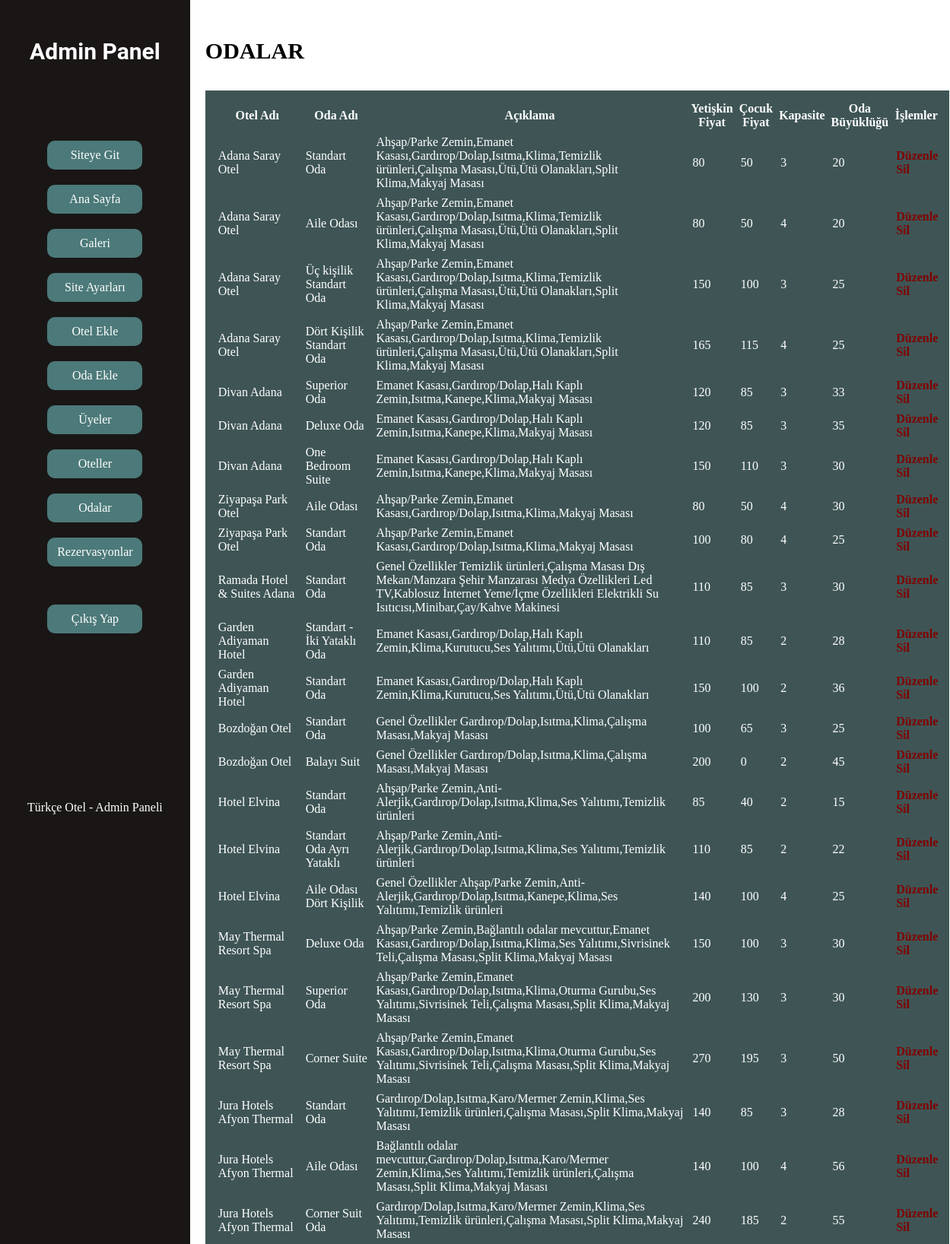
Screenshot of /admin/odalar.php (signed in, upper part) with the database file from the repository.
### tables this page shows
CREATE TABLE `oteller` (
  `id` int NOT NULL,
  `otel_adi` varchar(90) NOT NULL,
  `aciklama` varchar(500) NOT NULL,
  `resim` varbinary(45) NOT NULL,
  `il` varchar(50) NOT NULL,
  `adres` varchar(450) NOT NULL,
  `telefon` varchar(45) NOT NULL,
  `eposta` varchar(45) NOT NULL
);

CREATE TABLE `odalar` (
  `id` int NOT NULL,
  `otel_id` int NOT NULL,
  `oda_adi` varchar(255) NOT NULL,
  `aciklama` varchar(1000) NOT NULL,
  `resim` varchar(45) NOT NULL,
  `yetiskin_fiyat` int NOT NULL,
  `cocuk_fiyat` int NOT NULL,
  `kapasite` int NOT NULL,
  `oda_buyuklugu` int NOT NULL
);

### admin/odalar.php (the view, shortened to what this page needs)
<!DOCTYPE html>
<html lang="tr">
<head>
    <link rel="stylesheet" href="css/admin.css" />
</head>
<body>
    <?php include("menu.php") ?>
    <div id="icerik">
        <div id="odalar">
                <h3>ODALAR</h3>
                <form action="" method="GET">
                    <table>
                        <tr>
                            <th>Otel Adı</th>
                            <th>Oda Adı</th>
                            <th>Açıklama</th>
                            <th>Yetişkin Fiyat</th>
                            <th>Çocuk Fiyat</th>
                            <th>Kapasite</th>
                            <th>Oda Büyüklüğü</th>
                            <th>İşlemler</th>
                        </tr>
                        <?php
                            include "../sql.php";
                            $kayitCek="select * from  oteller ot inner join odalar o on o.otel_id = ot.id";
                            $calistir = mysqli_query($baglanti,$kayitCek);
                            while($cal=$calistir->fetch_assoc()){
                                echo "<tr>";
                                echo "<td>".$cal["otel_adi"]."</td>";
                                echo "<td>".$cal["oda_adi"]."</td>";
                                echo "<td>".$cal["aciklama"]."</td>";
                                echo "<td>".$cal["yetiskin_fiyat"]."</td>";
                                echo "<td>".$cal["cocuk_fiyat"]."</td>";
                                echo "<td>".$cal["kapasite"]."</td>";
                                echo "<td>".$cal["oda_buyuklugu"]."</td>";
                                echo "<td><a href=oda_duzenle.php?oda_id=".$cal["id"]."> Düzenle</a>
                                    <a href=odalar.php?oda_id=".$cal["id"]."&sil=evet"."> Sil</a> ";
                                echo "</tr>";
                            }
                        ?>
                    </table>
                </form>
            </div>
        </div>
</body>
</html>

### admin/css/admin.css (style rules this page uses)
* { padding: 0; margin: 0; box-sizing: border-box; }
body,html { height: 100%; }
#icerik { width: 100%; padding-left: 20%; }
#odalar { padding-left: 20px; padding-top: 50px; width: 95%; }
#odalar h3 { font-size: 30px; margin-bottom: 35px; }
#odalar table { color: #fff; padding: 10px; background-color: rgb(63, 85, 85); }
#odalar table tr th { padding: 3px; }
#odalar table tr td { padding: 3px; padding-left: 5px; }
#odalar a { color: rgb(129, 0, 0); text-decoration: none; font-weight: 600; transition: 300ms all; }

### rows the page displays
oteller: otel_adi "Adana Saray Otel", odalar.oda_adi "Standart Oda", odalar.aciklama "Ahşap/Parke Zemin,Emanet Kasası,Gardırop/Dolap,Isıtma,Klima,Temizlik ürünleri,Çalışma Masası,Ütü,Ütü Olanakları,Split Klima,Makyaj Masası", odalar.yetiskin_fiyat "80", odalar.cocuk_fiyat "50", odalar.kapasite "3", odalar.oda_buyuklugu "20", odalar.oda_adi "Aile Odası", odalar.kapasite "4", odalar.oda_adi "Üç kişilik Standart Oda", odalar.yetiskin_fiyat "150", odalar.cocuk_fiyat "100", odalar.oda_buyuklugu "25", odalar.oda_adi "Dört Kişilik Standart Oda", odalar.yetiskin_fiyat "165", odalar.cocuk_fiyat "115"
oteller: otel_adi "Divan Adana", odalar.oda_adi "Superior Oda", odalar.aciklama "Emanet Kasası,Gardırop/Dolap,Halı Kaplı Zemin,Isıtma,Kanepe,Klima,Makyaj Masası", odalar.yetiskin_fiyat "120", odalar.cocuk_fiyat "85", odalar.kapasite "3", odalar.oda_buyuklugu "33", odalar.oda_adi "Deluxe Oda", odalar.oda_buyuklugu "35", odalar.oda_adi "One Bedroom Suite", odalar.yetiskin_fiyat "150", odalar.cocuk_fiyat "110", odalar.oda_buyuklugu "30"
oteller: otel_adi "Ziyapaşa Park Otel", odalar.oda_adi "Aile Odası", odalar.aciklama "Ahşap/Parke Zemin,Emanet Kasası,Gardırop/Dolap,Isıtma,Klima,Makyaj Masası", odalar.yetiskin_fiyat "80", odalar.cocuk_fiyat "50", odalar.kapasite "4", odalar.oda_buyuklugu "30", odalar.oda_adi "Standart Oda", odalar.yetiskin_fiyat "100", odalar.cocuk_fiyat "80", odalar.oda_buyuklugu "25"
oteller: otel_adi "Ramada Hotel & Suites Adana", odalar.oda_adi "Standart Oda", odalar.aciklama "Genel Özellikler Temizlik ürünleri,Çalışma Masası Dış Mekan/Manzara Şehir Manzarası Medya Özellikleri Led TV,Kablosuz İnternet Yeme/İçme Özellikleri Elektrikli Su Isıtıcısı,Minibar,Çay/Kahve Makinesi", odalar.yetiskin_fiyat "110", odalar.cocuk_fiyat "85", odalar.kapasite "3", odalar.oda_buyuklugu "30"
oteller: otel_adi "Garden Adiyaman Hotel", odalar.oda_adi "Standart - İki Yataklı Oda", odalar.aciklama "Emanet Kasası,Gardırop/Dolap,Halı Kaplı Zemin,Klima,Kurutucu,Ses Yalıtımı,Ütü,Ütü Olanakları", odalar.yetiskin_fiyat "110", odalar.cocuk_fiyat "85", odalar.kapasite "2", odalar.oda_buyuklugu "28", odalar.oda_adi "Standart Oda", odalar.yetiskin_fiyat "150", odalar.cocuk_fiyat "100", odalar.oda_buyuklugu "36"
oteller: otel_adi "Bozdoğan Otel", odalar.oda_adi "Standart Oda", odalar.aciklama "Genel Özellikler Gardırop/Dolap,Isıtma,Klima,Çalışma Masası,Makyaj Masası", odalar.yetiskin_fiyat "100", odalar.cocuk_fiyat "65", odalar.kapasite "3", odalar.oda_buyuklugu "25", odalar.oda_adi "Balayı Suit", odalar.yetiskin_fiyat "200", odalar.cocuk_fiyat "0", odalar.kapasite "2", odalar.oda_buyuklugu "45"
oteller: otel_adi "Hotel Elvina", odalar.oda_adi "Standart Oda", odalar.aciklama "Ahşap/Parke Zemin,Anti-Alerjik,Gardırop/Dolap,Isıtma,Klima,Ses Yalıtımı,Temizlik ürünleri", odalar.yetiskin_fiyat "85", odalar.cocuk_fiyat "40", odalar.kapasite "2", odalar.oda_buyuklugu "15", odalar.oda_adi "Standart Oda Ayrı Yataklı", odalar.yetiskin_fiyat "110", odalar.cocuk_fiyat "85", odalar.oda_buyuklugu "22", odalar.oda_adi "Aile Odası Dört Kişilik", odalar.aciklama "Genel Özellikler Ahşap/Parke Zemin,Anti-Alerjik,Gardırop/Dolap,Isıtma,Kanepe,Klima,Ses Yalıtımı,Temizlik ürünleri", odalar.yetiskin_fiyat "140", odalar.cocuk_fiyat "100", odalar.kapasite "4", odalar.oda_buyuklugu "25"
oteller: otel_adi "May Thermal Resort Spa", odalar.oda_adi "Deluxe Oda", odalar.aciklama "Ahşap/Parke Zemin,Bağlantılı odalar mevcuttur,Emanet Kasası,Gardırop/Dolap,Isıtma,Klima,Ses Yalıtımı,Sivrisinek Teli,Çalışma Masası,Split Klima,Makyaj Masası", odalar.yetiskin_fiyat "150", odalar.cocuk_fiyat "100", odalar.kapasite "3", odalar.oda_buyuklugu "30", odalar.oda_adi "Superior Oda", odalar.aciklama "Ahşap/Parke Zemin,Emanet Kasası,Gardırop/Dolap,Isıtma,Klima,Oturma Gurubu,Ses Yalıtımı,Sivrisinek Teli,Çalışma Masası,Split Klima,Makyaj Masası", odalar.yetiskin_fiyat "200", odalar.cocuk_fiyat "130", odalar.oda_adi "Corner Suite", odalar.yetiskin_fiyat "270", odalar.cocuk_fiyat "195", odalar.oda_buyuklugu "50"
oteller: otel_adi "Jura Hotels Afyon Thermal", odalar.oda_adi "Standart Oda", odalar.aciklama "Gardırop/Dolap,Isıtma,Karo/Mermer Zemin,Klima,Ses Yalıtımı,Temizlik ürünleri,Çalışma Masası,Split Klima,Makyaj Masası", odalar.yetiskin_fiyat "140", odalar.cocuk_fiyat "85", odalar.kapasite "3", odalar.oda_buyuklugu "28", odalar.oda_adi "Aile Odası", odalar.aciklama "Bağlantılı odalar mevcuttur,Gardırop/Dolap,Isıtma,Karo/Mermer Zemin,Klima,Ses Yalıtımı,Temizlik ürünleri,Çalışma Masası,Split Klima,Makyaj Masası", odalar.cocuk_fiyat "100", odalar.kapasite "4", odalar.oda_buyuklugu "56", odalar.oda_adi "Corner Suit Oda", odalar.yetiskin_fiyat "240", odalar.cocuk_fiyat "185", odalar.kapasite "2", odalar.oda_buyuklugu "55"
